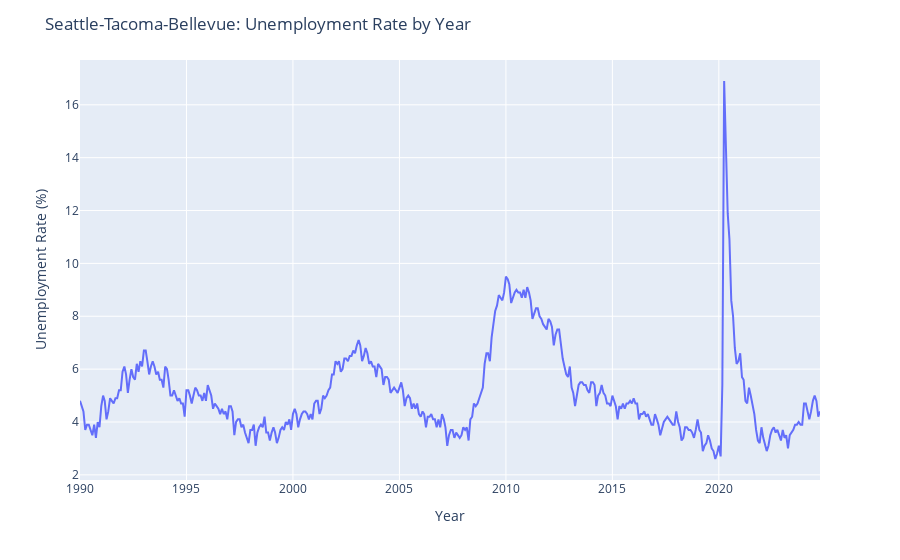

The notebook cell this image was saved under:
### Code cell
# Plotting the unemployment rate

fig = px.line(unemployment, x='observation_date', y='rate')
fig.update_layout(
    title = 'Seattle-Tacoma-Bellevue: Unemployment Rate by Year',
    xaxis_title = 'Year',
    yaxis_title = 'Unemployment Rate (%)'
)
fig.show()

### Figure 1 — Plotly figure (JSON) as saved in the notebook; plotly's stock layout.template omitted (floating-point values rounded to 4 significant figures; data arrays with more than 128 entries replaced by an {"elided": "..."} marker saying what was removed)
{"data": [{"hovertemplate": "observation_date=%{x}<br>rate=%{y}<extra></extra>", "legendgroup": "", "line": {"color": "#636efa", "dash": "solid"}, "marker": {"symbol": "circle"}, "mode": "lines", "name": "", "orientation": "v", "showlegend": false, "type": "scatter", "x": {"elided": "418 str values"}, "xaxis": "x", "y": {"elided": "418 float values"}, "yaxis": "y"}], "layout": {"legend": {"tracegroupgap": 0}, "margin": {"t": 60}, "title": {"text": "Seattle-Tacoma-Bellevue: Unemployment Rate by Year"}, "xaxis": {"anchor": "y", "domain": [0, 1], "title": {"text": "Year"}}, "yaxis": {"anchor": "x", "domain": [0, 1], "title": {"text": "Unemployment Rate (%)"}}}}
